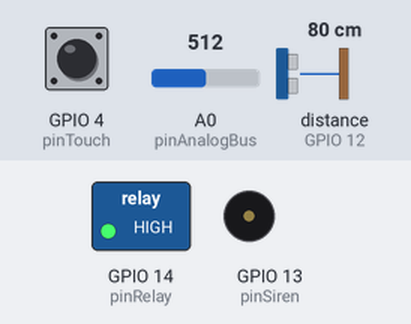
The sketch below on a simulated ESP8266 (NodeMCU). On the bench: switched loads named in the sketch (green lamp = pin HIGH), buzzer (waves = sounding, pin HIGH). Wiring (inferred from the names in the program): ultrasonic range finder: trigger GPIO 5; echo GPIO 12. The inputs (shaded band) are chosen by the test bench; at power-on: distance to the obstacle (sensor on GPIO 12) 80 cm, GPIO 4 (pinTouch) LOW, A0 (pinAnalogBus) = 512. The echo pulse lasts 58.3 µs per cm; WiFi joins after 1.5 s; servers stay silent unless stated; pins used as bus, display or sensor lines are not drawn; what the sketch prints to the serial monitor is not drawn.

Above: at 2.7 s.
2.8 s: distance to the obstacle (sensor on GPIO 12) set to 17 cm
4.3 s: distance to the obstacle (sensor on GPIO 12) set to 14 cm
At 5.2 s:
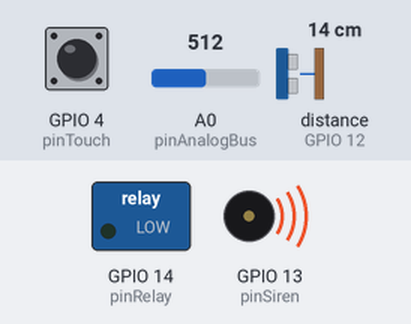
5.8 s: distance to the obstacle (sensor on GPIO 12) set to 18 cm
At 6.4 s:
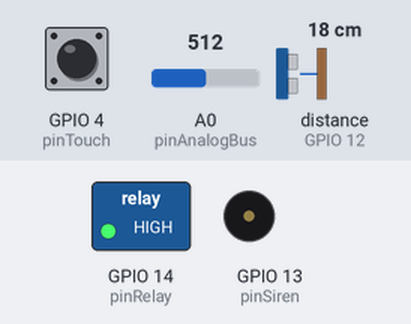
7.3 s: distance to the obstacle (sensor on GPIO 12) set to 2 cm
At 8.7 s:
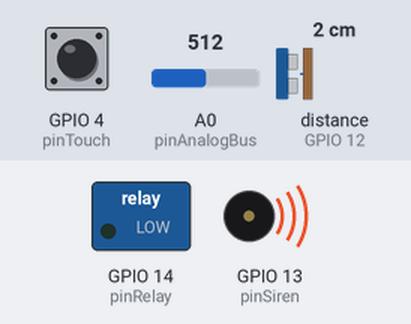
Timing chart, 0 to 9.8 s (numbered marks = the images above; inputs shaded):
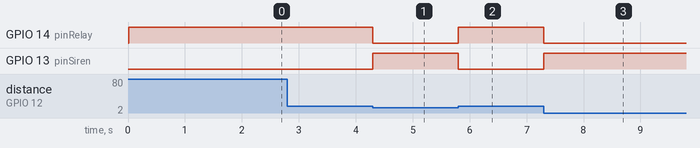

The sketch:

zaritech_master_fusion_complex.ino
```cpp
// (licence header left out)
#include <ESP8266WiFi.h>

// Enterprise Network Credentials
const char* ssid = "ZARITECH_SECURE_WIFI";
const char* password = "ZARITECH_ENTERPRISE_PASS";

// Pin Configuration Matrix (Seated on Base Shield)
const int pinTouch     = 4;  // D2 - Capacitive Input
const int pinTrig      = 5;  // D1 - Ultrasonic Trig
const int pinEcho      = 12; // D6 - Ultrasonic Echo
const int pinRelay     = 14; // D5 - Power Actuation Relay
const int pinSiren     = 13; // D7 - C002 High-Power Siren Array
const int pinAnalogBus = A0; // Shared Telemetry Analog Node (KY-039 / LDR via layout)

WiFiServer masterFusionServer(80);
String globalSecurityStatus = "SYSTEM_INTEGRITY_OK";

void setup() {
  Serial.begin(115200);
  delay(10);

  // Initialize Input / Output Peripheral Nodes
  pinMode(pinTouch, INPUT);
  pinMode(pinEcho, INPUT);
  pinMode(pinTrig, OUTPUT);
  pinMode(pinRelay, OUTPUT);
  pinMode(pinSiren, OUTPUT);

  // Safe Default State Executions
  digitalWrite(pinRelay, HIGH); // Disengage active-low relay grid
  digitalWrite(pinSiren, LOW);  // Silence industrial siren array

  Serial.println("\n[ZARITECH MASTER] Booting Flagship Sensor Fusion Complex Substrate...");

  // Establish Network Matrix
  WiFi.begin(ssid, password);
  while (WiFi.status() != WL_CONNECTED) {
    delay(500);
    Serial.print(".");
  }

  masterFusionServer.begin();
  Serial.println("\n[ZARITECH MASTER] Multi-Tier Wireless Gateway Node: OPERATIONAL.");
  Serial.print("[ZARITECH MASTER] Central Complex IP: ");
  Serial.println(WiFi.localIP());
}

void loop() {
  // 1. Parse Spatial Proximity Telemetry
  digitalWrite(pinTrig, LOW); delayMicroseconds(2);
  digitalWrite(pinTrig, HIGH); delayMicroseconds(10);
  digitalWrite(pinTrig, LOW);
  long duration = pulseIn(pinEcho, HIGH);
  int distanceMetric = duration * 0.034 / 2;

  // 2. Parse HMI Capacitive Interface States
  int touchState = digitalRead(pinTouch);

  // 3. Parse Volumetric Analog Telemetry (Biometric / Luminance String)
  int rawAnalogStream = analogRead(pinAnalogBus);

  // Autonomous Defensive Rule Matrix
  if (touchState == HIGH || (distanceMetric > 0 && distanceMetric < 15)) {
    globalSecurityStatus = "PERIMETER_BREACH_ALERT";
    digitalWrite(pinRelay, LOW);   // Actuate Power Grid
    digitalWrite(pinSiren, HIGH);  // Fire Industrial Warning Siren
  } else {
    globalSecurityStatus = "SYSTEM_INTEGRITY_OK";
    digitalWrite(pinRelay, HIGH);
    digitalWrite(pinSiren, LOW);
  }

  // Listen for Inbound Supervisory Network Connections
  WiFiClient client = masterFusionServer.available();
  if (!client) return;

  String request = client.readStringUntil('\r');
  client.flush();

  // Render Master Fusion Control Console
  serveMasterFusionDashboard(client, distanceMetric, touchState, rawAnalogStream);
  delay(1);
}

// Production-Grade Comprehensive Operational Control Dashboard Renderer
void serveMasterFusionDashboard(WiFiClient& client, int dist, int touch, int analogVal) {
  client.println("HTTP/1.1 200 OK");
  client.println("Content-Type: text/html");
  client.println("Connection: close");
  client.println("");

  client.println("<!DOCTYPE HTML><html><head><meta name=\"viewport\" content=\"width=device-width, initial-scale=1\">");
  client.println("<title>Zaritech Master Console</title>");
  client.println("<style>body{font-family:Arial,sans-serif; text-align:center; background-color:#090d16; color:#f1f5f9;}");
  client.println(".panel{max-width:700px; margin:40px auto; padding:35px; background:#111827; border-radius:8px; border: 2px solid #3b82f6;}");
  client.println(".matrix-grid{display:flex; flex-wrap:wrap; justify-content:space-around; margin:25px 0;}");
  client.println(".node-card{background:#1f2937; padding:20px; border-radius:6px; width:28%; margin:10px; border-top:4px solid #3b82f6;}");
  client.println(".alert-active{border-top:4px solid #ef4444;} .metric{font-size:28px; font-weight:bold; margin-top:15px; color:#60a5fa;}</style></head>");

  client.println("<body><div class=\"panel\">");
  client.println("<h1>Zaritech Master Sensor Fusion Console</h1>");
  client.println("<p>Corporate Division: <strong>Zaritech Dynamics Framework</strong></p><hr>");

  client.println("<div class=\"matrix-grid\">");
  client.println("<div class=\"node-card\"><h4>Proximity Metric</h4><div class=\"metric\">" + String(dist) + " cm</div></div>");
  client.println("<div class=\"node-card\"><h4>HMI Touch State</h4><div class=\"metric\">" + String(touch ? "ACTIVE" : "IDLE") + "</div></div>");
  client.println("<div class=\"node-card\"><h4>Analog Telemetry</h4><div class=\"metric\">" + String(analogVal) + "</div></div>");
  client.println("</div>");

  client.print("<p>Gateway Automation Core Status: <strong>");
  client.print(globalSecurityStatus);
  client.println("</strong></p></div></body></html>");
}
```

Measured:
- the behaviour switches between 16 and 15 cm on distance to the obstacle (sensor on GPIO 12) (found by bisection; images 0 and 1)
- after the input at 2.8 s, every drawn part: stays the same
- after the input at 4.3 s, GPIO 14 (pinRelay): HIGH → LOW at once; GPIO 13 (pinSiren): LOW → HIGH at once
- after the input at 5.8 s, GPIO 14 (pinRelay): LOW → HIGH at once; GPIO 13 (pinSiren): HIGH → LOW at once
- after the input at 7.3 s, GPIO 14 (pinRelay): HIGH → LOW at once; GPIO 13 (pinSiren): LOW → HIGH at once
